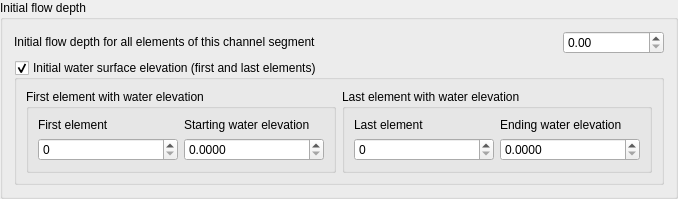
          <widget class="QgsCollapsibleGroupBox" name="initialFlowDepthtGroupBox">
           <property name="title">
            <string>Initial flow depth</string>
           </property>
           <property name="collapsed">
            <bool>true</bool>
           </property>
           <property name="saveCollapsedState">
            <bool>false</bool>
           </property>
           <layout class="QGridLayout" name="gridLayout_8">
            <item row="0" column="0">
             <layout class="QGridLayout" name="gridLayout_25">
              <item row="1" column="0">
               <widget class="QGroupBox" name="initial_flow_elems_grp">
                <property name="title">
                 <string>Initial water surface elevation (first and last elements)</string>
                </property>
                <property name="checkable">
                 <bool>true</bool>
                </property>
                <layout class="QGridLayout" name="gridLayout_23">
                 <item row="0" column="0">
                  <widget class="QGroupBox" name="groupBox_3">
                   <property name="title">
                    <string>First element with water elevation</string>
                   </property>
                   <layout class="QGridLayout" name="gridLayout_13">
                    <item row="0" column="0">
                     <widget class="QLabel" name="label_24">
                      <property name="sizePolicy">
                       <sizepolicy hsizetype="Preferred" vsizetype="Preferred">
                        <horstretch>0</horstretch>
                        <verstretch>0</verstretch>
                       </sizepolicy>
                      </property>
                      <property name="toolTip">
                       <string>&lt;html&gt;&lt;head/&gt;&lt;body&gt;&lt;p&gt;&lt;span style=&quot; font-weight:600;&quot;&gt;ISTART&lt;/span&gt;&lt;/p&gt;&lt;p&gt;First channel element for which a starting water surface elevation is specified.&lt;/p&gt;&lt;p&gt;Range: 1 - NNOD&lt;/p&gt;&lt;/body&gt;&lt;/html&gt;</string>
                      </property>
                      <property name="text">
                       <string>First element</string>
                      </property>
                      <property name="wordWrap">
                       <bool>true</bool>
                      </property>
                     </widget>
                    </item>
                    <item row="0" column="1">
                     <widget class="QLabel" name="label_25">
                      <property name="sizePolicy">
                       <sizepolicy hsizetype="Preferred" vsizetype="Preferred">
                        <horstretch>0</horstretch>
                        <verstretch>0</verstretch>
                       </sizepolicy>
                      </property>
                      <property name="toolTip">
                       <string>&lt;html&gt;&lt;head/&gt;&lt;body&gt;&lt;p&gt;&lt;span style=&quot; font-weight:600;&quot;&gt;WSELSTART&lt;/span&gt;&lt;/p&gt;&lt;p&gt;(ft or m)&lt;/p&gt;&lt;p&gt;Starting water surface elevation for the channel element ISTART.&lt;/p&gt;&lt;p&gt;Range:&lt;/p&gt;&lt;p&gt;0 - 30,000 ft&lt;/p&gt;&lt;p&gt;0 - 9,000 m&lt;/p&gt;&lt;/body&gt;&lt;/html&gt;</string>
                      </property>
                      <property name="text">
                       <string>Starting water elevation</string>
                      </property>
                      <property name="wordWrap">
                       <bool>true</bool>
                      </property>
                     </widget>
                    </item>
                    <item row="1" column="0">
                     <widget class="QSpinBox" name="first_elem_box">
                      <property name="sizePolicy">
                       <sizepolicy hsizetype="Fixed" vsizetype="Fixed">
                        <horstretch>0</horstretch>
                        <verstretch>0</verstretch>
                       </sizepolicy>
                      </property>
                      <property name="minimumSize">
                       <size>
                        <width>140</width>
                        <height>0</height>
                       </size>
                      </property>
                      <property name="maximumSize">
                       <size>
                        <width>140</width>
                        <height>16777215</height>
                       </size>
                      </property>
                      <property name="toolTip">
                       <string>&lt;html&gt;&lt;head/&gt;&lt;body&gt;&lt;p&gt;ISTART&lt;/p&gt;&lt;/body&gt;&lt;/html&gt;</string>
                      </property>
                      <property name="maximum">
                       <number>99999999</number>
                      </property>
                     </widget>
                    </item>
                    <item row="1" column="1">
                     <widget class="QDoubleSpinBox" name="starting_water_elev_dbox">
                      <property name="sizePolicy">
                       <sizepolicy hsizetype="Fixed" vsizetype="Preferred">
                        <horstretch>0</horstretch>
                        <verstretch>0</verstretch>
                       </sizepolicy>
                      </property>
                      <property name="minimumSize">
                       <size>
                        <width>140</width>
                        <height>0</height>
                       </size>
                      </property>
                      <property name="maximumSize">
                       <size>
                        <width>140</width>
                        <height>16777215</height>
                       </size>
                      </property>
                      <property name="toolTip">
                       <string>&lt;html&gt;&lt;head/&gt;&lt;body&gt;&lt;p&gt;WSELSTART&lt;/p&gt;&lt;/body&gt;&lt;/html&gt;</string>
                      </property>
                      <property name="buttonSymbols">
                       <enum>QAbstractSpinBox::UpDownArrows</enum>
                      </property>
                      <property name="decimals">
                       <number>4</number>
                      </property>
                      <property name="maximum">
                       <double>99999999.000000000000000</double>
                      </property>
                      <property name="singleStep">
                       <double>1.000000000000000</double>
                      </property>
                     </widget>
                    </item>
                   </layout>
                  </widget>
                 </item>
                 <item row="0" column="1">
                  <widget class="QGroupBox" name="groupBox_6">
                   <property name="title">
                    <string>Last element with water elevation</string>
                   </property>
                   <layout class="QGridLayout" name="gridLayout_14">
                    <item row="0" column="0">
                     <widget class="QLabel" name="label_26">
                      <property name="sizePolicy">
                       <sizepolicy hsizetype="Preferred" vsizetype="Preferred">
                        <horstretch>0</horstretch>
                        <verstretch>0</verstretch>
                       </sizepolicy>
                      </property>
                      <property name="toolTip">
                       <string>&lt;html&gt;&lt;head/&gt;&lt;body&gt;&lt;p&gt;&lt;span style=&quot; font-weight:600;&quot;&gt;IEND&lt;/span&gt;&lt;/p&gt;&lt;p&gt;Last channel element for which a starting water surface elevation is specified.&lt;/p&gt;&lt;p&gt;Range: 1 - NNOD&lt;/p&gt;&lt;/body&gt;&lt;/html&gt;</string>
                      </property>
                      <property name="text">
                       <string>Last element</string>
                      </property>
                      <property name="wordWrap">
                       <bool>true</bool>
                      </property>
                     </widget>
                    </item>
                    <item row="0" column="1">
                     <widget class="QLabel" name="label_27">
                      <property name="sizePolicy">
                       <sizepolicy hsizetype="Preferred" vsizetype="Preferred">
                        <horstretch>0</horstretch>
                        <verstretch>0</verstretch>
                       </sizepolicy>
                      </property>
                      <property name="toolTip">
                       <string>&lt;html&gt;&lt;head/&gt;&lt;body&gt;&lt;p&gt;&lt;span style=&quot; font-weight:600;&quot;&gt;WSELEND&lt;/span&gt;&lt;/p&gt;&lt;p&gt;(ft or m)&lt;/p&gt;&lt;p&gt;Ending water surface elevation for the channel element IEND.&lt;/p&gt;&lt;p&gt;Range:&lt;/p&gt;&lt;p&gt;0 - 30,000 ft&lt;/p&gt;&lt;p&gt;0 - 9,000 m&lt;/p&gt;&lt;/body&gt;&lt;/html&gt;</string>
                      </property>
                      <property name="text">
                       <string>Ending water elevation</string>
                      </property>
                      <property name="wordWrap">
                       <bool>true</bool>
                      </property>
                     </widget>
                    </item>
                    <item row="1" column="0">
                     <widget class="QSpinBox" name="last_elem_box">
                      <property name="sizePolicy">
                       <sizepolicy hsizetype="Fixed" vsizetype="Fixed">
                        <horstretch>0</horstretch>
                        <verstretch>0</verstretch>
                       </sizepolicy>
                      </property>
                      <property name="minimumSize">
                       <size>
                        <width>140</width>
                        <height>0</height>
                       </size>
                      </property>
                      <property name="maximumSize">
                       <size>
                        <width>140</width>
                        <height>16777215</height>
                       </size>
                      </property>
                      <property name="toolTip">
                       <string>&lt;html&gt;&lt;head/&gt;&lt;body&gt;&lt;p&gt;IEND&lt;/p&gt;&lt;/body&gt;&lt;/html&gt;</string>
                      </property>
                      <property name="maximum">
                       <number>99999999</number>
                      </property>
                     </widget>
                    </item>
                    <item row="1" column="1">
                     <widget class="QDoubleSpinBox" name="ending_water_elev_dbox">
                      <property name="sizePolicy">
                       <sizepolicy hsizetype="Fixed" vsizetype="Preferred">
                        <horstretch>0</horstretch>
                        <verstretch>0</verstretch>
                       </sizepolicy>
                      </property>
                      <property name="minimumSize">
                       <size>
                        <width>140</width>
                        <height>0</height>
                       </size>
                      </property>
                      <property name="maximumSize">
                       <size>
                        <width>140</width>
                        <height>16777215</height>
                       </size>
                      </property>
                      <property name="sizeIncrement">
                       <size>
                        <width>0</width>
                        <height>0</height>
                       </size>
                      </property>
                      <property name="toolTip">
                       <string>&lt;html&gt;&lt;head/&gt;&lt;body&gt;&lt;p&gt;WSELEND&lt;/p&gt;&lt;/body&gt;&lt;/html&gt;</string>
                      </property>
                      <property name="buttonSymbols">
                       <enum>QAbstractSpinBox::UpDownArrows</enum>
                      </property>
                      <property name="decimals">
                       <number>4</number>
                      </property>
                      <property name="maximum">
                       <double>99999999.000000000000000</double>
                      </property>
                      <property name="singleStep">
                       <double>1.000000000000000</double>
                      </property>
                     </widget>
                    </item>
                   </layout>
                  </widget>
                 </item>
                </layout>
               </widget>
              </item>
              <item row="0" column="0">
               <layout class="QGridLayout" name="gridLayout_24">
                <item row="0" column="0">
                 <widget class="QLabel" name="label_23">
                  <property name="toolTip">
                   <string>&lt;html&gt;&lt;head/&gt;&lt;body&gt;&lt;p&gt;&lt;span style=&quot; font-weight:600;&quot;&gt;DEPINITIAL(K)&lt;/span&gt;&lt;/p&gt;&lt;p&gt;DEPINITIAL(K) = 0 for no initial channel flow depth in the channel segment (default).&lt;/p&gt;&lt;p&gt;DEPINITIAL(K) = Initial flow depth for the all channel elements in the channel segment (optional).&lt;/p&gt;&lt;p&gt;DEPINITIAL(K) = -1 to assign an initial water surface eleva tion to a channel reach.&lt;/p&gt;&lt;p&gt;Range: &lt;/p&gt;&lt;p&gt;0.0 - No upper limit&lt;/p&gt;&lt;p&gt;-1&lt;/p&gt;&lt;/body&gt;&lt;/html&gt;</string>
                  </property>
                  <property name="text">
                   <string>&lt;html&gt;&lt;head/&gt;&lt;body&gt;&lt;p&gt;Initial flow depth for all elements of this channel segment&lt;/p&gt;&lt;/body&gt;&lt;/html&gt;</string>
                  </property>
                  <property name="alignment">
                   <set>Qt::AlignLeading|Qt::AlignLeft|Qt::AlignVCenter</set>
                  </property>
                 </widget>
                </item>
                <item row="0" column="1">
                 <widget class="QDoubleSpinBox" name="initial_flow_for_all_dbox">
                  <property name="sizePolicy">
                   <sizepolicy hsizetype="Preferred" vsizetype="Preferred">
                    <horstretch>0</horstretch>
                    <verstretch>0</verstretch>
                   </sizepolicy>
                  </property>
                  <property name="minimumSize">
                   <size>
                    <width>101</width>
                    <height>0</height>
                   </size>
                  </property>
                  <property name="maximumSize">
                   <size>
                    <width>101</width>
                    <height>16777215</height>
                   </size>
                  </property>
                  <property name="toolTip">
                   <string>&lt;html&gt;&lt;head/&gt;&lt;body&gt;&lt;p&gt;DEPINITIAL(K)&lt;/p&gt;&lt;/body&gt;&lt;/html&gt;</string>
                  </property>
                  <property name="buttonSymbols">
                   <enum>QAbstractSpinBox::UpDownArrows</enum>
                  </property>
                  <property name="decimals">
                   <number>2</number>
                  </property>
                  <property name="maximum">
                   <double>9999999.000000000000000</double>
                  </property>
                  <property name="singleStep">
                   <double>1.000000000000000</double>
                  </property>
                 </widget>
                </item>
               </layout>
              </item>
             </layout>
            </item>
           </layout>
          </widget>
